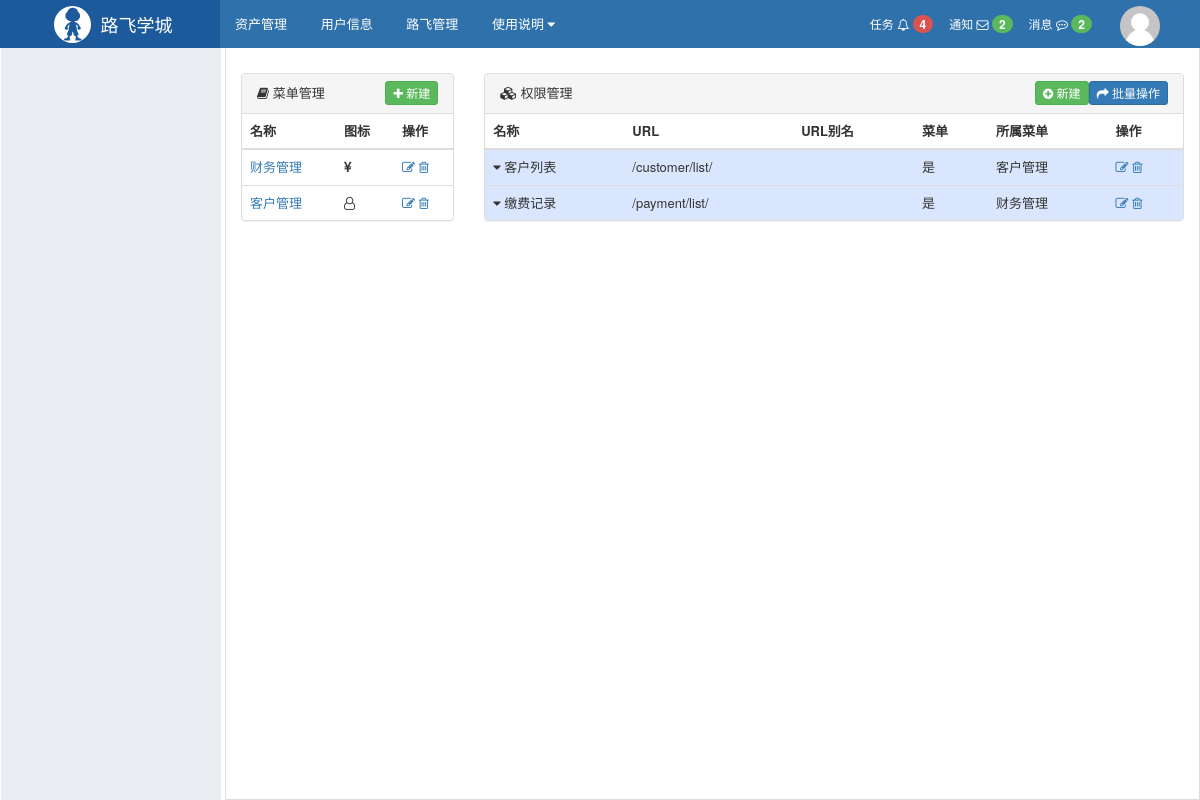
/rbac/menu/list/, run on an earlier commit of the app's database.
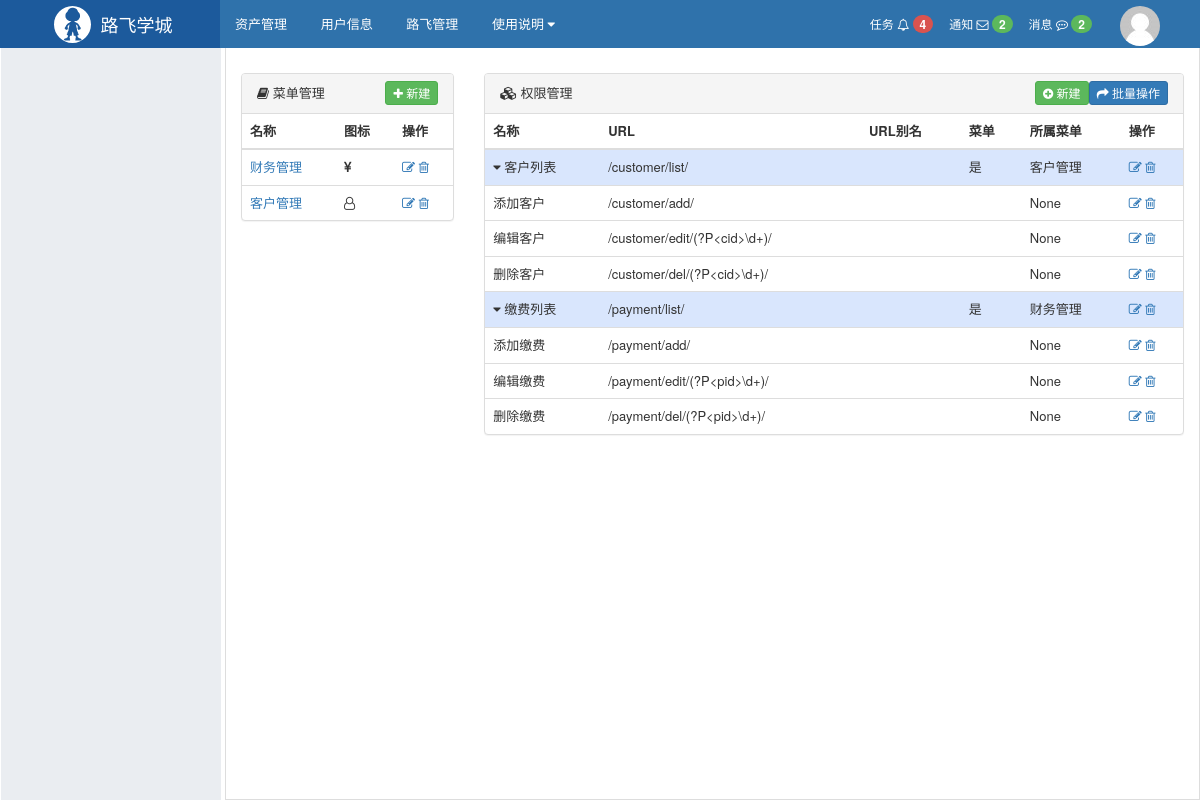
And on a later commit of the database.
### rbac/models.py (models this page shows, shortened)
class Menu(models.Model):
    title = models.CharField(max_length=32, verbose_name="菜单名")
    icon = models.CharField('图标', max_length=50)
    weight = models.IntegerField(default=1)

class Permission(models.Model):
    url = models.CharField('url地址', max_length=100)
    name = models.CharField('url别名', max_length=50,unique=True)
    title = models.CharField('标题', max_length=32)
    menu = models.ForeignKey('Menu', blank=True, null=True)
    parent = models.ForeignKey('self', blank=True, null=True)

### rbac/views.py (the view)
def menu_list(request):
    mid = request.GET.get('mid')
    all_menus = models.Menu.objects.all()
    if not mid:
        all_permissions = models.Permission.objects.all()
    else:
        all_permissions = models.Permission.objects.filter(Q(menu_id=mid)|Q(parent__menu_id=mid))
    """
    { id : {
                children： [ {}  {} ]
         }
    }

    """
    permission_dict = {}
    for i in all_permissions.values('id','title','url','name','menu_id','menu__title','parent_id'):
        menu_id = i.get('menu_id')
        if menu_id:
            permission_dict[i['id']] = i
            i['children'] = []
    for i in all_permissions.values('id','title','url','name','menu_id','menu__title','parent_id'):
        pid = i.get('parent_id')
        if pid:
            permission_dict[pid]['children'].append(i)
    print(permission_dict)
    return render(request, 'rbac/menu_list.html', {
        'all_menus': all_menus,
        'all_permissions': permission_dict.values(),
        'mid': mid
    })

### rbac/templates/rbac/menu_list.html (shortened to what the changed rows need)
{% extends 'layout.html' %}
{% block content %}
    <div style="margin-top: 25px;">
        <div class="col-lg-3">
            <div class="panel panel-default">
                <table class="table table-hover">
                    <thead>
                    <tr>
                        <th>名称</th>
                        <th>图标</th>
                        <th>操作</th>
                    </tr>
                    </thead>
                    <tbody class="menu-body">
                    {% for menu in all_menus %}
                        <tr class="{% if menu.pk|safe == mid %} active {% endif %}">
                            <td><a href="?mid={{ menu.pk }}">{{ menu.title }}</a></td>
                            <td><i class="fa {{ menu.icon }}"></i></td>
                            <td>
                                <a href="{% url 'menu_edit' menu.pk %}"> <i class="fa fa-edit"></i> </a>
                                <a href=""> <i class="fa fa-trash-o"></i> </a>
                            </td>
                        </tr>
                    {% endfor %}
                    </tbody>
                </table>
            </div>
        </div>
        <div class="col-lg-9">
            <div class="panel panel-default">
                <table class="table table-hover">
                    <thead>
                    <tr>
                        <th>名称</th>
                        <th>URL</th>
                        <th>URL别名</th>
                        <th>菜单</th>
                        <th>所属菜单</th>
                        <th>操作</th>
                    </tr>
                    </thead>
                    <tbody class="permission-area">
                    {% for p_permission in all_permissions %}
                        <tr class="root">
                            <td class="title" id="{{ p_permission.id }}"><i
                                    class="fa fa-caret-down"></i> {{ p_permission.title }}</td>
                            <td>{{ p_permission.url }}</td>
                            <td>{{ p_permission.name }}</td>
                            <td> {% if p_permission.menu_id %}
                                是
                            {% endif %} </td>
                            <td>  {{ p_permission.menu__title }}  </td>
                            <td>
                                <a href=""> <i class="fa fa-edit"></i> </a>
                                <a href=""> <i class="fa fa-trash-o"></i> </a>
                            </td>
                        </tr>
                        {% for c_permission in p_permission.children %}
                            <tr pid="{{ c_permission.parent_id }}">
                                <td>{{ c_permission.title }}</td>
                                <td>{{ c_permission.url }}</td>
                                <td>{{ c_permission.name }}</td>
                                <td>  </td>
                                <td>  {{ c_permission.menu__title }}  </td>
                                <td>
                                    <a href=""> <i class="fa fa-edit"></i> </a>
                                    <a href=""> <i class="fa fa-trash-o"></i> </a>
                                </td>
                            </tr>
                        {% endfor %}
                    {% endfor %}
                    </tbody>
                </table>
            </div>
        </div>
    </div>
{% endblock %}

What changed in the data, as far as the page shows it:
now on this page (row edited): Permission: title "添加客户", url "/customer/add/", menu__title "None", shown under "客户列表"
now on this page (row edited): Permission: title "编辑客户", url "/customer/edit/(?P<cid>\\d+)/", menu__title "None", shown under "客户列表"
now on this page (row edited): Permission: title "删除客户", url "/customer/del/(?P<cid>\\d+)/", menu__title "None", shown under "客户列表"
changed Permission "/payment/list/": title "缴费记录" → "缴费列表"
now on this page (row edited): Permission: title "添加缴费", url "/payment/add/", menu__title "None", shown under "缴费列表"
now on this page (row edited): Permission: title "编辑缴费", url "/payment/edit/(?P<pid>\\d+)/", menu__title "None", shown under "缴费列表"
now on this page (row edited): Permission: title "删除缴费", url "/payment/del/(?P<pid>\\d+)/", menu__title "None", shown under "缴费列表"
